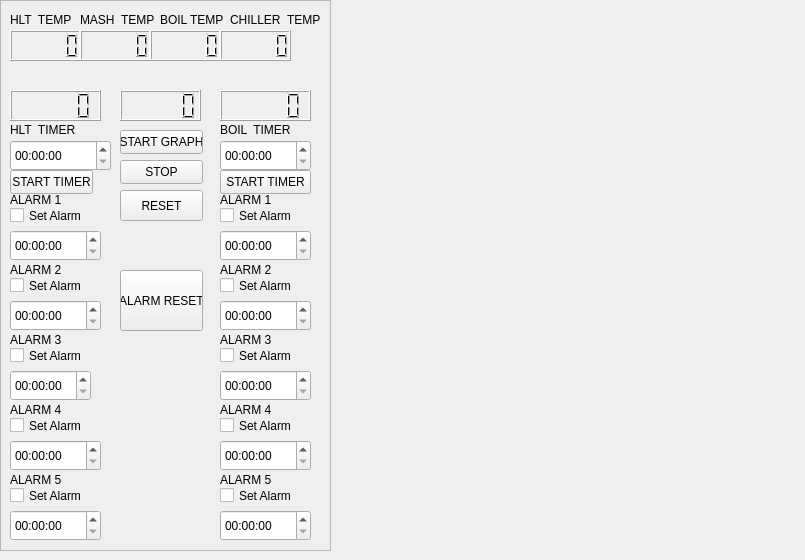
    <widget class="QWidget" name="tab_2">
     <attribute name="title">
      <string>Tab 2</string>
     </attribute>
     <widget class="QFrame" name="frame">
      <property name="geometry">
       <rect>
        <x>0</x>
        <y>0</y>
        <width>331</width>
        <height>551</height>
       </rect>
      </property>
      <property name="frameShape">
       <enum>QFrame::StyledPanel</enum>
      </property>
      <property name="frameShadow">
       <enum>QFrame::Raised</enum>
      </property>
      <widget class="QLabel" name="label_2">
       <property name="geometry">
        <rect>
         <x>10</x>
         <y>10</y>
         <width>101</width>
         <height>20</height>
        </rect>
       </property>
       <property name="text">
        <string>HLT  TEMP</string>
       </property>
      </widget>
      <widget class="QLCDNumber" name="HLT_TEMP">
       <property name="geometry">
        <rect>
         <x>10</x>
         <y>30</y>
         <width>71</width>
         <height>31</height>
        </rect>
       </property>
      </widget>
      <widget class="QLabel" name="label_3">
       <property name="geometry">
        <rect>
         <x>80</x>
         <y>10</y>
         <width>101</width>
         <height>20</height>
        </rect>
       </property>
       <property name="text">
        <string>MASH  TEMP</string>
       </property>
      </widget>
      <widget class="QLCDNumber" name="MASH_TEMP">
       <property name="geometry">
        <rect>
         <x>80</x>
         <y>30</y>
         <width>71</width>
         <height>31</height>
        </rect>
       </property>
      </widget>
      <widget class="QLabel" name="label_4">
       <property name="geometry">
        <rect>
         <x>160</x>
         <y>10</y>
         <width>101</width>
         <height>20</height>
        </rect>
       </property>
       <property name="text">
        <string>BOIL TEMP</string>
       </property>
      </widget>
      <widget class="QLCDNumber" name="Boil_TEMP">
       <property name="geometry">
        <rect>
         <x>150</x>
         <y>30</y>
         <width>71</width>
         <height>31</height>
        </rect>
       </property>
      </widget>
      <widget class="QLabel" name="label_5">
       <property name="geometry">
        <rect>
         <x>230</x>
         <y>10</y>
         <width>101</width>
         <height>20</height>
        </rect>
       </property>
       <property name="text">
        <string>CHILLER  TEMP</string>
       </property>
      </widget>
      <widget class="QLCDNumber" name="Chiller_TEMP">
       <property name="geometry">
        <rect>
         <x>220</x>
         <y>30</y>
         <width>71</width>
         <height>31</height>
        </rect>
       </property>
      </widget>
      <widget class="QTimeEdit" name="ALARM_HLT_1">
       <property name="geometry">
        <rect>
         <x>10</x>
         <y>230</y>
         <width>91</width>
         <height>31</height>
        </rect>
       </property>
      </widget>
      <widget class="QLabel" name="label_8">
       <property name="geometry">
        <rect>
         <x>10</x>
         <y>190</y>
         <width>91</width>
         <height>20</height>
        </rect>
       </property>
       <property name="text">
        <string>ALARM 1</string>
       </property>
      </widget>
      <widget class="QCheckBox" name="HLT_alarm_set1">
       <property name="geometry">
        <rect>
         <x>10</x>
         <y>200</y>
         <width>100</width>
         <height>31</height>
        </rect>
       </property>
       <property name="text">
        <string>Set Alarm</string>
       </property>
      </widget>
      <widget class="QTimeEdit" name="HLT_TIMER_SET">
       <property name="geometry">
        <rect>
         <x>10</x>
         <y>140</y>
         <width>101</width>
         <height>31</height>
        </rect>
       </property>
      </widget>
      <widget class="QPushButton" name="HTL_Start">
       <property name="geometry">
        <rect>
         <x>10</x>
         <y>170</y>
         <width>83</width>
         <height>24</height>
        </rect>
       </property>
       <property name="text">
        <string>START TIMER</string>
       </property>
      </widget>
      <widget class="QTimeEdit" name="ALARM_HLT_2">
       <property name="geometry">
        <rect>
         <x>10</x>
         <y>300</y>
         <width>91</width>
         <height>31</height>
        </rect>
       </property>
      </widget>
      <widget class="QCheckBox" name="HLT_alarm_set1_2">
       <property name="geometry">
        <rect>
         <x>10</x>
         <y>270</y>
         <width>100</width>
         <height>31</height>
        </rect>
       </property>
       <property name="text">
        <string>Set Alarm</string>
       </property>
      </widget>
      <widget class="QLabel" name="label_9">
       <property name="geometry">
        <rect>
         <x>10</x>
         <y>260</y>
         <width>91</width>
         <height>20</height>
        </rect>
       </property>
       <property name="text">
        <string>ALARM 2</string>
       </property>
      </widget>
      <widget class="QTimeEdit" name="ALARM_HLT_3">
       <property name="geometry">
        <rect>
         <x>10</x>
         <y>370</y>
         <width>81</width>
         <height>31</height>
        </rect>
       </property>
      </widget>
      <widget class="QLabel" name="label_10">
       <property name="geometry">
        <rect>
         <x>10</x>
         <y>330</y>
         <width>91</width>
         <height>20</height>
        </rect>
       </property>
       <property name="text">
        <string>ALARM 3</string>
       </property>
      </widget>
      <widget class="QCheckBox" name="HLT_alarm_set1_3">
       <property name="geometry">
        <rect>
         <x>10</x>
         <y>340</y>
         <width>100</width>
         <height>31</height>
        </rect>
       </property>
       <property name="text">
        <string>Set Alarm</string>
       </property>
      </widget>
      <widget class="QLabel" name="label">
       <property name="geometry">
        <rect>
         <x>10</x>
         <y>120</y>
         <width>101</width>
         <height>20</height>
        </rect>
       </property>
       <property name="text">
        <string>HLT  TIMER</string>
       </property>
      </widget>
      <widget class="QPushButton" name="START_TIMER">
       <property name="geometry">
        <rect>
         <x>120</x>
         <y>130</y>
         <width>83</width>
         <height>24</height>
        </rect>
       </property>
       <property name="text">
        <string>START GRAPH</string>
       </property>
      </widget>
      <widget class="QTimeEdit" name="ALARM_HLT_4">
       <property name="geometry">
        <rect>
         <x>10</x>
         <y>440</y>
         <width>91</width>
         <height>31</height>
        </rect>
       </property>
      </widget>
      <widget class="QLabel" name="label_11">
       <property name="geometry">
        <rect>
         <x>10</x>
         <y>400</y>
         <width>91</width>
         <height>20</height>
        </rect>
       </property>
       <property name="text">
        <string>ALARM 4</string>
       </property>
      </widget>
      <widget class="QCheckBox" name="HLT_alarm_set1_4">
       <property name="geometry">
        <rect>
         <x>10</x>
         <y>410</y>
         <width>100</width>
         <height>31</height>
        </rect>
       </property>
       <property name="text">
        <string>Set Alarm</string>
       </property>
      </widget>
      <widget class="QTimeEdit" name="BOIL_TIMER_SET">
       <property name="geometry">
        <rect>
         <x>220</x>
         <y>140</y>
         <width>91</width>
         <height>31</height>
        </rect>
       </property>
      </widget>
      <widget class="QLabel" name="label_6">
       <property name="geometry">
        <rect>
         <x>220</x>
         <y>120</y>
         <width>101</width>
         <height>20</height>
        </rect>
       </property>
       <property name="text">
        <string>BOIL  TIMER</string>
       </property>
      </widget>
      <widget class="QPushButton" name="BOIL_TIMER_START_2">
       <property name="geometry">
        <rect>
         <x>220</x>
         <y>170</y>
         <width>91</width>
         <height>24</height>
        </rect>
       </property>
       <property name="text">
        <string>START TIMER</string>
       </property>
      </widget>
      <widget class="QLabel" name="label_15">
       <property name="geometry">
        <rect>
         <x>220</x>
         <y>190</y>
         <width>91</width>
         <height>20</height>
        </rect>
       </property>
       <property name="text">
        <string>ALARM 1</string>
       </property>
      </widget>
      <widget class="QCheckBox" name="Boil_alarm_set1">
       <property name="geometry">
        <rect>
         <x>220</x>
         <y>200</y>
         <width>100</width>
         <height>31</height>
        </rect>
       </property>
       <property name="text">
        <string>Set Alarm</string>
       </property>
      </widget>
      <widget class="QTimeEdit" name="ALARM_BOIL_1">
       <property name="geometry">
        <rect>
         <x>220</x>
         <y>230</y>
         <width>91</width>
         <height>31</height>
        </rect>
       </property>
      </widget>
      <widget class="QLabel" name="label_14">
       <property name="geometry">
        <rect>
         <x>220</x>
         <y>260</y>
         <width>91</width>
         <height>20</height>
        </rect>
       </property>
       <property name="text">
        <string>ALARM 2</string>
       </property>
      </widget>
      <widget class="QTimeEdit" name="ALARM_BOIL_2">
       <property name="geometry">
        <rect>
         <x>220</x>
         <y>300</y>
         <width>91</width>
         <height>31</height>
        </rect>
       </property>
      </widget>
      <widget class="QCheckBox" name="Boil_alarm_set1_2">
       <property name="geometry">
        <rect>
         <x>220</x>
         <y>270</y>
         <width>100</width>
         <height>31</height>
        </rect>
       </property>
       <property name="text">
        <string>Set Alarm</string>
       </property>
      </widget>
      <widget class="QLabel" name="label_16">
       <property name="geometry">
        <rect>
         <x>220</x>
         <y>330</y>
         <width>91</width>
         <height>20</height>
        </rect>
       </property>
       <property name="text">
        <string>ALARM 3</string>
       </property>
      </widget>
      <widget class="QTimeEdit" name="ALARM_BOIL_3">
       <property name="geometry">
        <rect>
         <x>220</x>
         <y>370</y>
         <width>91</width>
         <height>31</height>
        </rect>
       </property>
      </widget>
      <widget class="QCheckBox" name="Boil_alarm_set1_3">
       <property name="geometry">
        <rect>
         <x>220</x>
         <y>340</y>
         <width>100</width>
         <height>31</height>
        </rect>
       </property>
       <property name="text">
        <string>Set Alarm</string>
       </property>
      </widget>
      <widget class="QLabel" name="label_17">
       <property name="geometry">
        <rect>
         <x>220</x>
         <y>400</y>
         <width>91</width>
         <height>20</height>
        </rect>
       </property>
       <property name="text">
        <string>ALARM 4</string>
       </property>
      </widget>
      <widget class="QCheckBox" name="Boil_alarm_set1_4">
       <property name="geometry">
        <rect>
         <x>220</x>
         <y>410</y>
         <width>100</width>
         <height>31</height>
        </rect>
       </property>
       <property name="text">
        <string>Set Alarm</string>
       </property>
      </widget>
      <widget class="QTimeEdit" name="ALARM_BOIL_4">
       <property name="geometry">
        <rect>
         <x>220</x>
         <y>440</y>
         <width>91</width>
         <height>31</height>
        </rect>
       </property>
      </widget>
      <widget class="QTimeEdit" name="ALARM_HLT_5">
       <property name="geometry">
        <rect>
         <x>10</x>
         <y>510</y>
         <width>91</width>
         <height>31</height>
        </rect>
       </property>
      </widget>
      <widget class="QCheckBox" name="HLT_alarm_set1_5">
       <property name="geometry">
        <rect>
         <x>10</x>
         <y>480</y>
         <width>100</width>
         <height>31</height>
        </rect>
       </property>
       <property name="text">
        <string>Set Alarm</string>
       </property>
      </widget>
      <widget class="QLabel" name="label_12">
       <property name="geometry">
        <rect>
         <x>10</x>
         <y>470</y>
         <width>91</width>
         <height>20</height>
        </rect>
       </property>
       <property name="text">
        <string>ALARM 5</string>
       </property>
      </widget>
      <widget class="QTimeEdit" name="ALARM_BOIL_5">
       <property name="geometry">
        <rect>
         <x>220</x>
         <y>510</y>
         <width>91</width>
         <height>31</height>
        </rect>
       </property>
      </widget>
      <widget class="QCheckBox" name="Boil_alarm_set1_5">
       <property name="geometry">
        <rect>
         <x>220</x>
         <y>480</y>
         <width>100</width>
         <height>31</height>
        </rect>
       </property>
       <property name="text">
        <string>Set Alarm</string>
       </property>
      </widget>
      <widget class="QLabel" name="label_13">
       <property name="geometry">
        <rect>
         <x>220</x>
         <y>470</y>
         <width>91</width>
         <height>20</height>
        </rect>
       </property>
       <property name="text">
        <string>ALARM 5</string>
       </property>
      </widget>
      <widget class="QLCDNumber" name="HLT_Timer_DISPLAY">
       <property name="geometry">
        <rect>
         <x>10</x>
         <y>90</y>
         <width>91</width>
         <height>31</height>
        </rect>
       </property>
      </widget>
      <widget class="QLCDNumber" name="TIMER_DISPLAY">
       <property name="geometry">
        <rect>
         <x>120</x>
         <y>90</y>
         <width>81</width>
         <height>31</height>
        </rect>
       </property>
      </widget>
      <widget class="QLCDNumber" name="BOIL_TIMER_DISPLAY">
       <property name="geometry">
        <rect>
         <x>220</x>
         <y>90</y>
         <width>91</width>
         <height>31</height>
        </rect>
       </property>
      </widget>
      <widget class="QPushButton" name="STOP_TIMER">
       <property name="geometry">
        <rect>
         <x>120</x>
         <y>160</y>
         <width>83</width>
         <height>24</height>
        </rect>
       </property>
       <property name="text">
        <string>STOP</string>
       </property>
      </widget>
      <widget class="QPushButton" name="RESET_TIMER">
       <property name="geometry">
        <rect>
         <x>120</x>
         <y>190</y>
         <width>83</width>
         <height>31</height>
        </rect>
       </property>
       <property name="text">
        <string>RESET</string>
       </property>
      </widget>
      <widget class="QPushButton" name="ALARM_RESET">
       <property name="geometry">
        <rect>
         <x>120</x>
         <y>270</y>
         <width>83</width>
         <height>61</height>
        </rect>
       </property>
       <property name="text">
        <string>ALARM RESET</string>
       </property>
      </widget>
     </widget>
     <widget class="QWidget" name="verticalLayoutWidget">
      <property name="geometry">
       <rect>
        <x>330</x>
        <y>0</y>
        <width>466</width>
        <height>271</height>
       </rect>
      </property>
      <layout class="QVBoxLayout" name="verticalLayout"/>
     </widget>
     <widget class="QWidget" name="verticalLayoutWidget_2">
      <property name="geometry">
       <rect>
        <x>330</x>
        <y>274</y>
        <width>466</width>
        <height>256</height>
       </rect>
      </property>
      <layout class="QVBoxLayout" name="verticalLayout_2"/>
     </widget>
    </widget>
